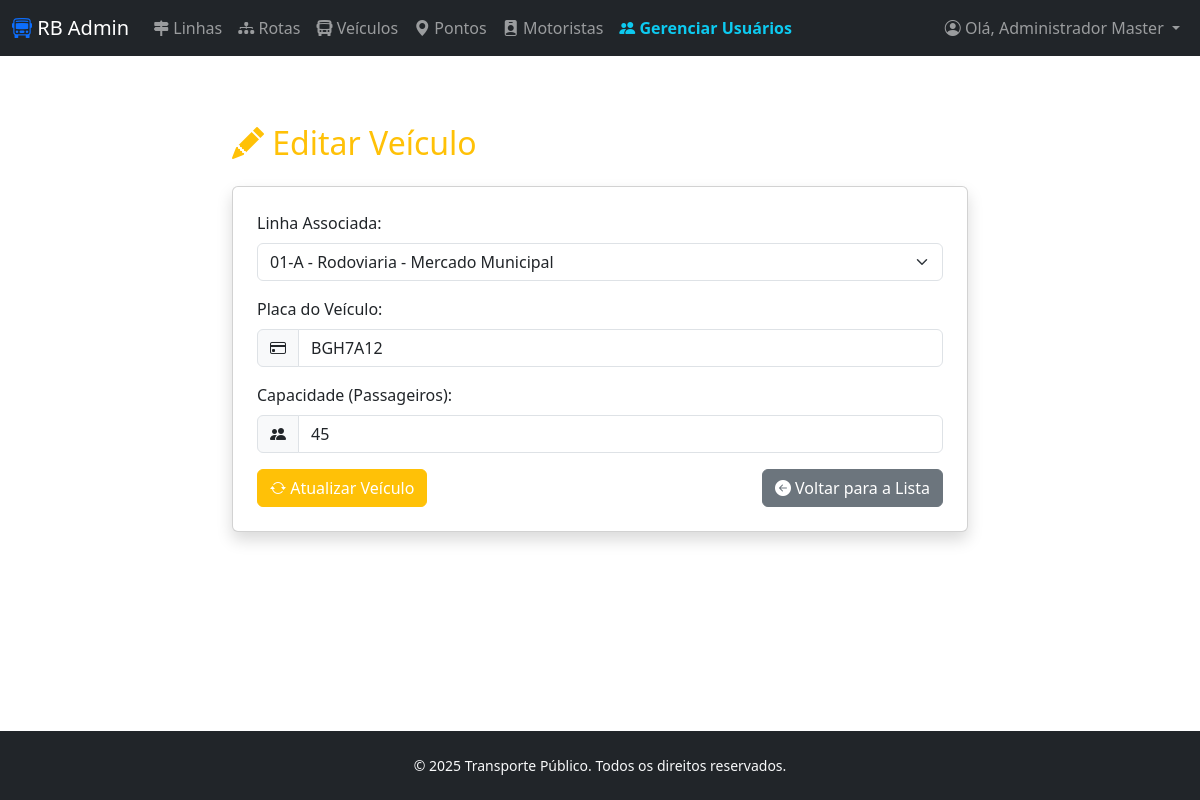
Screenshot of /admin/veiculos_atualiza.php?id=1 (signed in) with the database file from the repository.
### tables this page shows
CREATE TABLE tbveiculos(
    id_veiculo INT PRIMARY KEY AUTO_INCREMENT,
    placa VARCHAR(10) UNIQUE NOT NULL,
    id_linha INT,
    capacidade INT,
    FOREIGN KEY (id_linha) REFERENCES tblinhas(id_linha)
);

CREATE TABLE tblinhas (
    id_linha INT PRIMARY KEY AUTO_INCREMENT,
    codigo VARCHAR(20) UNIQUE NOT NULL,
    nome VARCHAR(100) NOT NULL,
    operadora VARCHAR(100)
);

### admin/veiculos_atualiza.php (the view, shortened to what this page needs)
<?php
include("../connections/db_connect.php");
$tabela_veiculo  = "tbveiculos";
$tabela_linha    = "tblinhas";
$campo_filtro    = "id_veiculo";
$veiculo_atual   = null;
$id_veiculo_filtro = null;
if (isset($_GET['id']) && is_numeric($_GET['id'])) {
    $id_veiculo_filtro = $conn->real_escape_string($_GET['id']);
} else if (isset($_POST['id_veiculo']) && is_numeric($_POST['id_veiculo'])) {
    $id_veiculo_filtro = $conn->real_escape_string($_POST['id_veiculo']);
}
if ($id_veiculo_filtro) {
    mysqli_select_db($conn, $database_conn);
    $consulta_veiculo = "
                    SELECT *
                    FROM    " . $tabela_veiculo . "
                    WHERE " . $campo_filtro . " = '$id_veiculo_filtro';
                    ";
    $lista_veiculo = $conn->query($consulta_veiculo);
    if ($lista_veiculo && $lista_veiculo->num_rows == 1) {
        $veiculo_atual = $lista_veiculo->fetch_assoc();
    } else {
        $mensagem = "Erro: Veículo não encontrado.";
        $tipo_alerta = 'danger';
        $id_veiculo_filtro = null;
    }
}
mysqli_select_db($conn, $database_conn);
$consulta_linhas = "
                    SELECT id_linha, codigo, nome
                    FROM " . $tabela_linha . "
                    ORDER BY nome ASC;
                    ";
$lista_linhas = $conn->query($consulta_linhas);
$totalRows_linhas = $lista_linhas->num_rows;
include 'header.php';
?>
<body>
    <div class="container mt-5">
    <div class="row justify-content-center">
        <div class="col-md-8">
            <h2 class="text-warning mb-4">
                <i class="bi bi-pencil-fill"></i> Editar Veículo
            </h2>
            <?php if ($veiculo_atual): ?>
            <div class="card p-4 shadow">
                <form
                    action="veiculos_atualiza.php"
                    method="post"
                    id="form_veiculo_atualiza"
                    name="form_veiculo_atualiza"
                >
                    <div class="mb-3">
                        <label for="id_linha" class="form-label">Linha Associada:</label>
                        <select
                            name="id_linha"
                            id="id_linha"
                            class="form-select"
                            required
                        >
                            <?php if ($totalRows_linhas > 0): ?>
                                <?php while($row_linha = $lista_linhas->fetch_assoc()): ?>
                                    <option value="<?php echo $row_linha['id_linha']; ?>"
                                        <?php
                                        if ($row_linha['id_linha'] == $veiculo_atual['id_linha']) {
                                            echo 'selected';
                                        }
                                        ?>
                                    >
                                        <?php echo $row_linha['codigo'] . ' - ' . $row_linha['nome']; ?>
                                    </option>
                                <?php endwhile; ?>
                            <?php endif; ?>
                        </select>
                    </div>
                    <div class="mb-3">
                        <label for="placa" class="form-label">Placa do Veículo:</label>
                        <div class="input-group">
                            <span class="input-group-text"><i class="bi bi-credit-card"></i></span>
                            <input
                                type="text"
                                name="placa"
                                id="placa"
                                class="form-control"
                                placeholder="Ex: ABC1B23"
                                maxlength="10"
                                required
                                value="<?php echo htmlspecialchars($veiculo_atual['placa']); ?>"
                            >
                        </div>
                    </div>
                    <div class="mb-3">
                        <label for="capacidade" class="form-label">Capacidade (Passageiros):</label>
                        <div class="input-group">
                            <span class="input-group-text"><i class="bi bi-people-fill"></i></span>
                            <input
                                type="number"
                                name="capacidade"
                                id="capacidade"
                                class="form-control"
                                min="10"
                                max="150"
                                required
                                placeholder="Ex: 45"
                                value="<?php echo htmlspecialchars($veiculo_atual['capacidade']); ?>"
                            >
                        </div>
                    </div>
                    <div class="d-flex justify-content-between">
                         <button
                            type="submit"
                            name="enviar"
                            id="enviar"
                            class="btn btn-warning text-white"
                         >
                            <i class="bi bi-arrow-repeat"></i> Atualizar Veículo
                         </button>
                         <a href="veiculos_lista.php" class="btn btn-secondary">
                             <i class="bi bi-arrow-left-circle-fill"></i> Voltar para a Lista
                         </a>
                    </div>
                </form>
            </div> <?php endif; ?>
        </div>
    </div>
</div>
<?php
include '../admin/footer.php';
?>
</body>

### css/meu_estilo.css (style rules this page uses)
:root { --cor-primaria: #1e3c72; --cor-fundo: #f4f7f6; }
body { background-color: #f4f7f6; font-family: 'Segoe UI', Tahoma, Geneva, Verdana, sans-serif; }

### admin/veiculos_atualiza.php (style rules this page uses)
body { display: flex; flex-direction: column; min-height: 100vh; margin: 0; font-family: 'Segoe UI', sans-serif; }

### rows the page displays
tbveiculos: id_linha "01-A - Rodoviaria - Mercado Municipal", placa "BGH7A12", capacidade "45"

### other values shown
$_SESSION['nome_usuario'] "Administrador Master"
